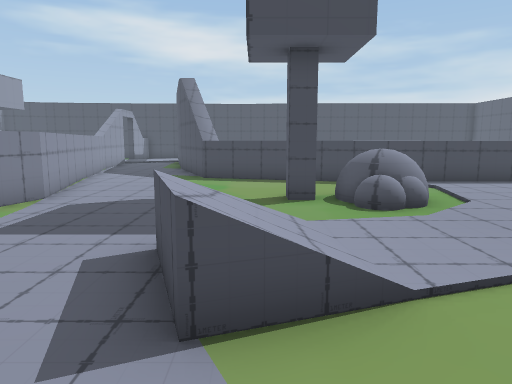
view 1 (above)

22 first-person views from a walk through a scene from a Unity 3-D project. The camera is 1.3 m above the floor, tilts 8° down and sees 70° across. The floor is counted in squares, 1 m on a side. Each view is taken from the middle of a square. On the plan, view 1 faces up. The plan holds only what a view shows up to about 15 squares ahead; the rest is blank. The place goes on beyond the plan. The player is left out.

view 2
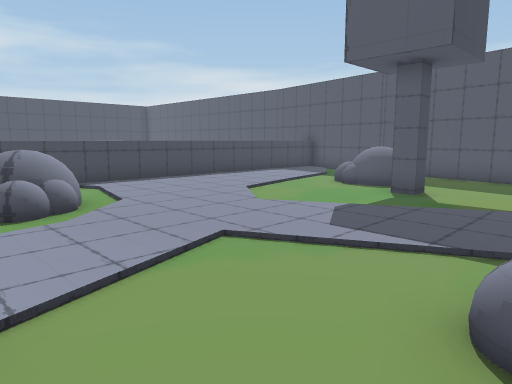

view 3
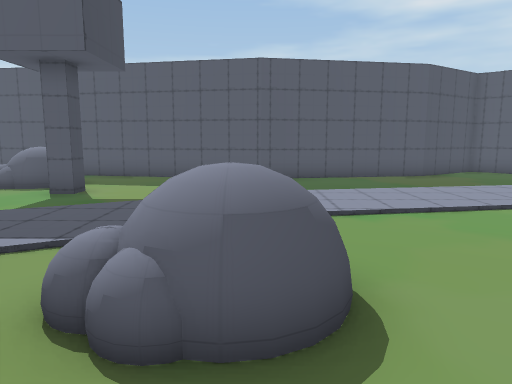

view 4
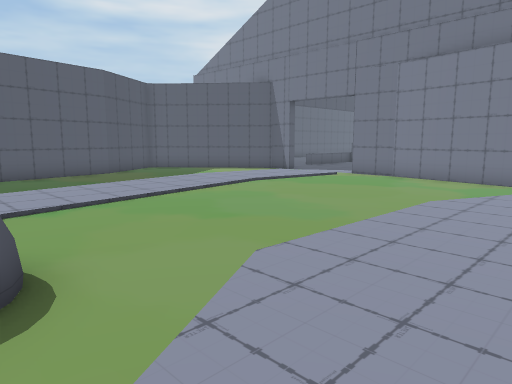

view 5
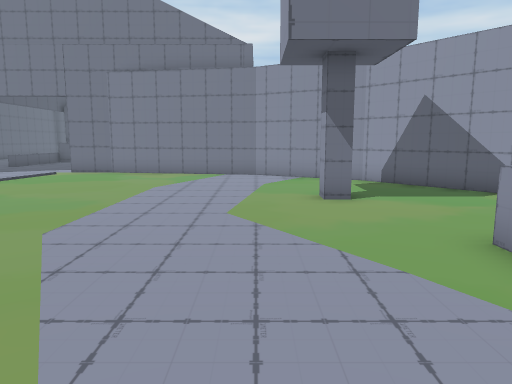

view 6
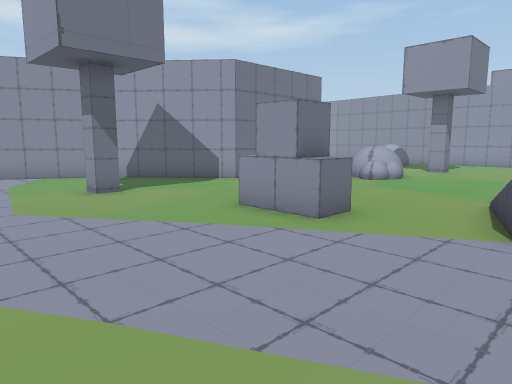

view 7
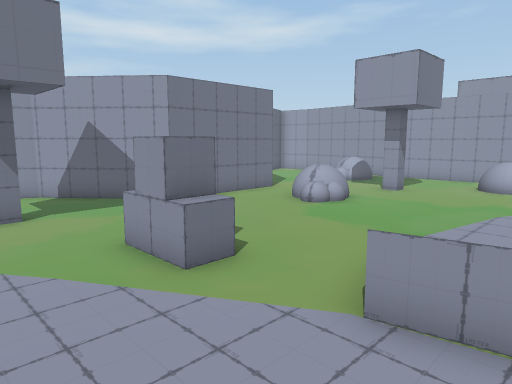

view 8
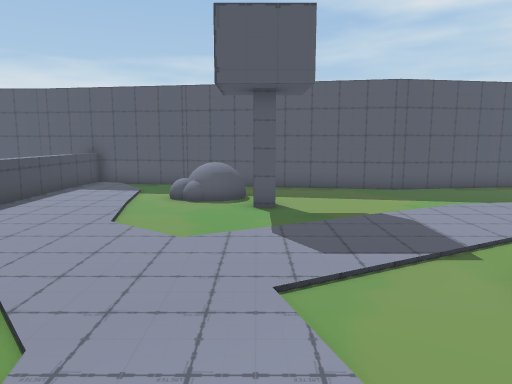

view 9
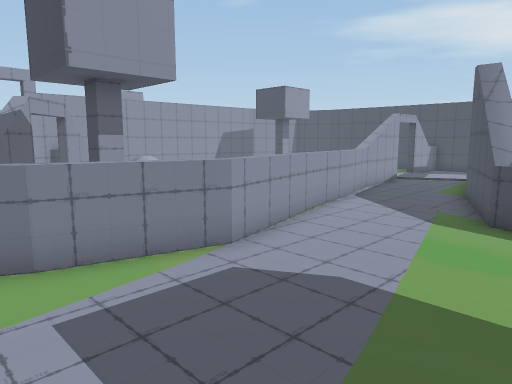

view 10
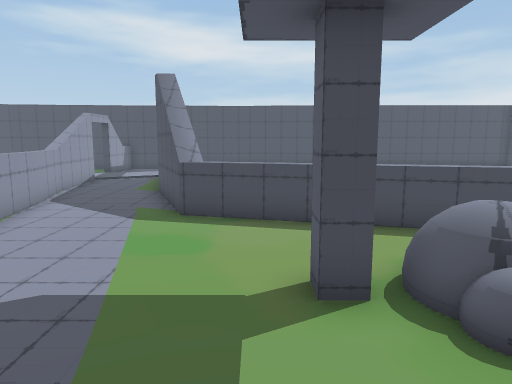

view 11
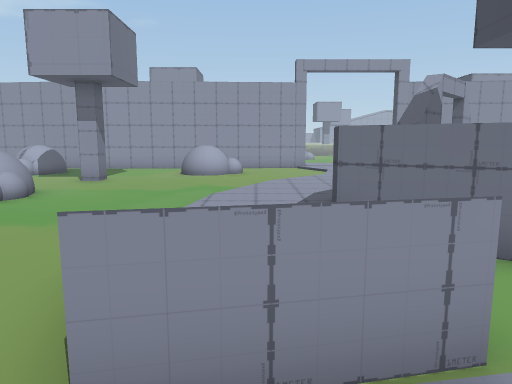

view 12
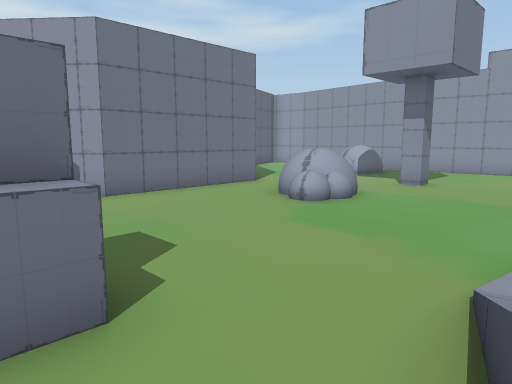

view 13
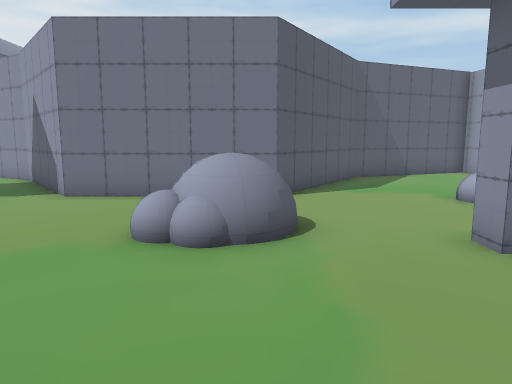

view 14
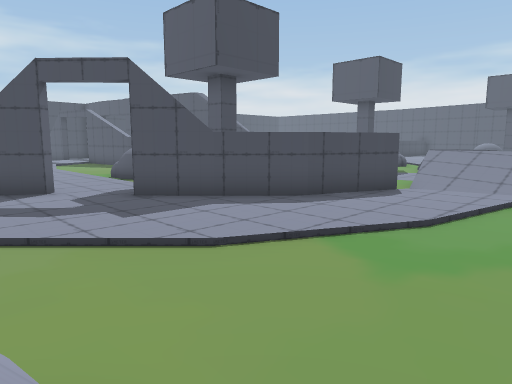

view 15
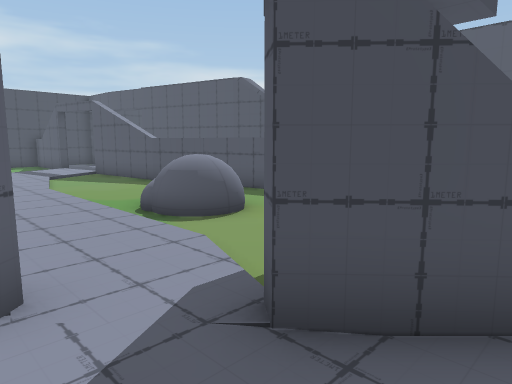

view 16
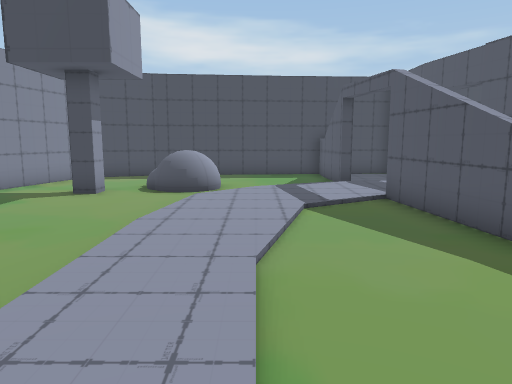

view 17
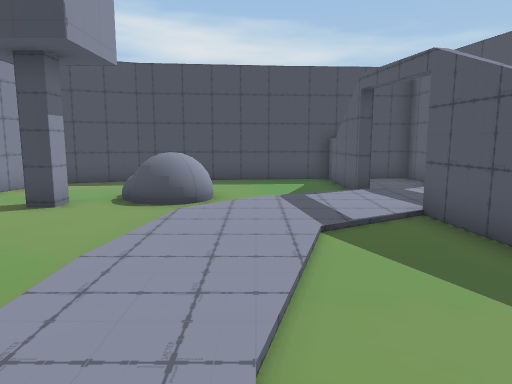

view 18
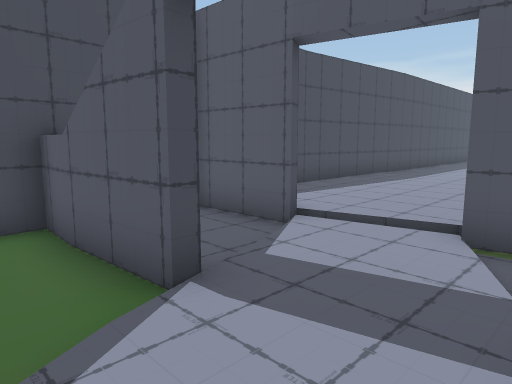

view 19
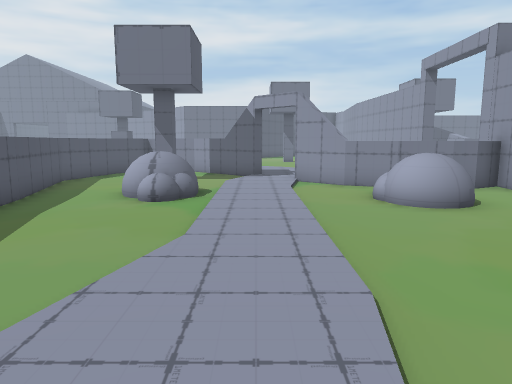

view 20
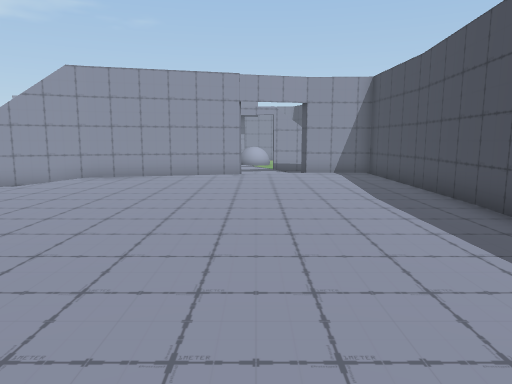

view 21
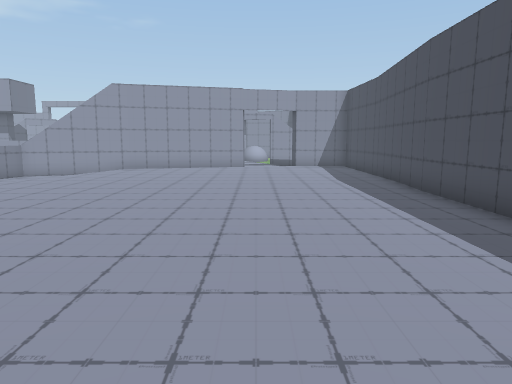

view 22
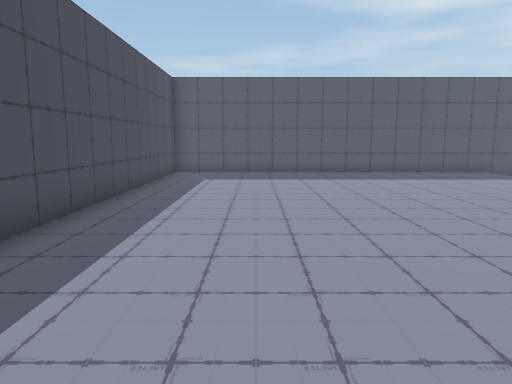

### Floor plan
Key: @ floor where view 1 was taken; # wall or solid block; . main floor; : floor 0.25 m higher than the main floor; / step, stairs or slope; = window, fence, low wall or low ledge; ^ raised ledge; O other object.
Columns run from 17 left of view 1 to 16 right of it. Each row starts with its distance up from view 1.
 28       ############################
 27 #######..^..#::::::::::::::::::::#
 26 #..  ....^..#::::::::::::::::::::#
 25 ...  ....#..#::::::::::::::::::::#
 24 ...  ....#...::::::::::::::::::::#
 23 ...OOO.......::::::::::::::::::::#
 22 .#..O........#:::::::::::::::::::#
 21 ...........  #:::::::::::::::::::#
 20 .........#. .#:::::::::::::::::::#
 19  ........#...#:::::::::::::::::::#
 18   .......##..##:::::::::: :::::::#
 17   ........^...#/::::::::    :::::#
 16  .........^...#.///:::       ::::#
 15  .........^...##               ::#
 14 ...........^...#..               #
 13 OOO........^...^^^
 12   O....OO..^......^^^^
 11   .....OO..^.........^^^^^^^^^^^^
 10 ^^.........^^....................
  9   ##..... ..^.......O............#
  8    .....# ..^.....#OO/..........##
  7   ......  ..^......O:......../..#
  6   ...##.   ^................OO  #
  5  .....^^   ^...../..........OO..#
  4 ........^^^^....=//........#....#
  3 ..........^//=..=//.............#
  2 ...........///..==.............##
  1 O..........//=.................#
  0 OO...............@..OO/........#
 -1 O...................OO ........#
 -2 .............##................#
 -3 ...#......... #................#
 -4 ......OO.......................#
 -5 ......OO.......................##
 -6 OO..............................#
 -7 OO.............#................#
 -8  ....#######....................##
 -9 .....#     ##....................#
-10 ....##      #................  ...
-11 ...##       ###..............   .#
-12 ..##          ##............
-13 ###            ####.........
-14                   #######.

Where each view was taken, in squares from view 1:
view 1: 0 up, 0 right, facing up
view 2: 0 up, 1 right, facing up-right
view 3: 1 down, 1 right, facing right
view 4: 1 down, 0 right, facing down-right
view 5: 1 up, 0 right, facing down
view 6: 2 up, 2 right, facing down-left
view 7: 3 up, 0 right, facing down-left
view 8: 4 up, 0 right, facing right
view 9: 4 up, 0 right, facing up-left
view 10: 4 up, 0 right, facing up
view 11: 2 up, 2 left, facing left
view 12: 1 up, 3 left, facing down-left
view 13: 1 up, 11 left, facing down
view 14: 1 down, 16 left, facing up-right
view 15: 5 up, 14 left, facing up-right
view 16: 12 up, 11 left, facing up
view 17: 14 up, 11 left, facing up
view 18: 21 up, 10 left, facing up-right
view 19: 21 up, 12 left, facing down
view 20: 23 up, 10 right, facing left
view 21: 23 up, 14 right, facing left
view 22: 24 up, 1 right, facing right
